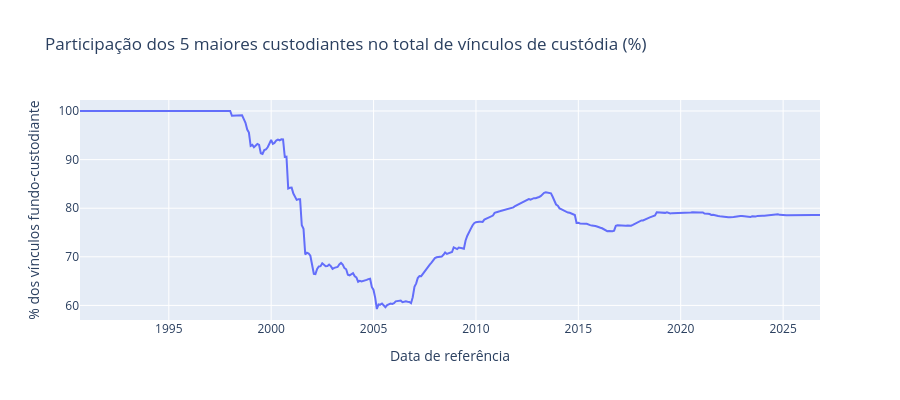

This figure's notebook cell:
### Code cell
# Distribuição: participação dos 5 maiores de cada data e índice de Herfindahl-Hirschman (HHI, 0-10.000)
def concentracao(g):
    p = 100 * g["QTD_FUNDOS"] / g["QTD_FUNDOS"].sum()
    return pd.Series({"PART_TOP5_%": p.nlargest(5).sum(), "HHI": (p ** 2).sum()})
conc = serie.groupby("DATA_REFERENCIA").apply(concentracao, include_groups=False).reset_index()
conc.to_csv(SAIDA / "concentracao_por_data.csv", index=False)

fig3 = go.Figure(go.Scatter(x=conc["DATA_REFERENCIA"], y=conc["PART_TOP5_%"], mode="lines", name="Top 5"))
fig3.update_layout(title="Participação dos 5 maiores custodiantes no total de vínculos de custódia (%)",
                   xaxis_title="Data de referência", yaxis_title="% dos vínculos fundo-custodiante", height=400)
fig3.show()

### Figure 1 — Plotly figure (JSON) as saved in the notebook; plotly's stock layout.template omitted (floating-point values rounded to 4 significant figures; data arrays with more than 128 entries replaced by an {"elided": "..."} marker saying what was removed)
{"data": [{"mode": "lines", "name": "Top 5", "type": "scatter", "x": {"elided": "435 str values"}, "y": {"elided": "435 float values"}}], "layout": {"height": 400, "title": {"text": "Participação dos 5 maiores custodiantes no total de vínculos de custódia (%)"}, "xaxis": {"title": {"text": "Data de referência"}}, "yaxis": {"title": {"text": "% dos vínculos fundo-custodiante"}}}}
